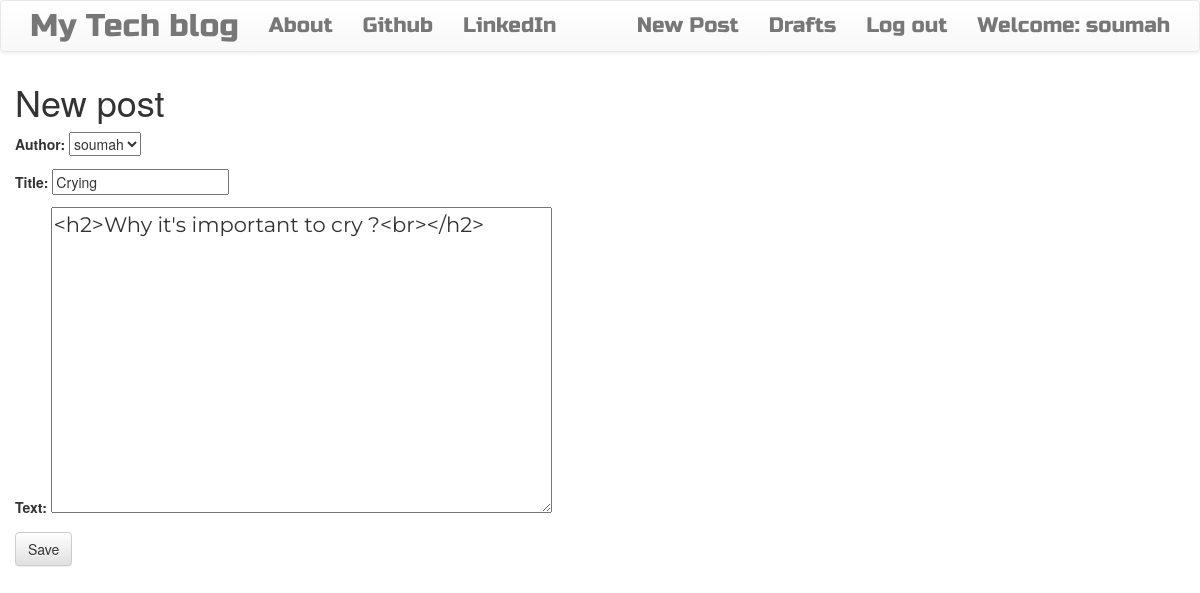
The app's page /update-post/9/ (signed in) with its own data.
### blogapp/models.py (models this page shows, shortened)
class Post(models.Model):
    author=models.ForeignKey("auth.User", on_delete=models.CASCADE)
    title=models.CharField(max_length=200)
    text=models.TextField()
    create_date=models.DateTimeField(default=timezone.now)
    published_date=models.DateTimeField(blank=True, null=True)

### blogapp/views.py (the view)
# urls.py: path("update-post/<int:pk>/", views.PostUpdateView.as_view(), name="update-post-page"),
class PostUpdateView(LoginRequiredMixin, UpdateView):
    login_url="/login/"
    redirect_field_name="blogapp/post_detail.html"
    form_class=PostForm
    model=Post

### blogapp/forms.py
class PostForm(forms.ModelForm):
    class Meta():
        model=Post
        fields=("author", "title", "text")
        widgets={"title":forms.TextInput(attrs={"class": "textinputclass"}),
        "text":forms.Textarea(attrs={"class": "editable medium-editor-textarea postcontent"})
        }

### blogapp/templates/blogapp/post_form.html (shortened to what this page needs)
{% extends 'blogapp/base.html' %}
{% block content %}
<h1>New post</h1>
    <form method="POST" class="post-form">
    {{form.as_p}}
    <button type="submit" class="save btn btn-default">Save</button>
    </form>
{% endblock  %}

### blogapp/templates/blogapp/base.html (shortened to what this page needs)
<!DOCTYPE html>
{% load static %}
<html lang="en">
<head>
 <link rel="stylesheet" href="https://maxcdn.bootstrapcdn.com/bootstrap/3.3.7/css/bootstrap.min.css">
 <link rel="stylesheet" href="https://maxcdn.bootstrapcdn.com/bootstrap/3.3.7/css/bootstrap-theme.min.css">
<link rel="stylesheet" href="//cdn.jsdelivr.net/npm/medium-editor@latest/dist/css/medium-editor.min.css" type="text/css" media="screen" charset="utf-8">
<link rel="stylesheet" href="{% static 'css/blogapp.css' %}">
</head>
<body class='loader'>
<nav class="navbar navbar-default techfont custom-navbar">
    <div class="container">
      <ul class="nav navbar-nav">
        <li><a class='navbar-brand bigbrand' href="{% url 'post-list-page' %}">My Tech blog</a></li>
        <li><a href="{% url 'about-page'%}">About</a></li>
        <li><a href="https://www.github.com">Github</a></li>
        <li><a href="https://www.linkedin.com">LinkedIn</a></li>
      </ul>
      <ul class="nav navbar-nav navbar-right">
        {% if user.is_authenticated %}
        <li>
          <a href="{% url 'create-post-page' %}" >New Post</a>
        </li>
        <li>
          <a href="{% url 'draft-post-page' %}">Drafts</a>
        </li>
        <li>
          <a href="{% url 'logout' %}" >Log out</a>
        </li>
        <li>
          <a >Welcome: {{ user.username }}</a>
        </li>
          {% else %}
          <li><a class='nav navbar-right' href="{% url 'login' %}" ><span class="glyphicon glyphicon-user"></span></a></li>
        {% endif %}
      </ul>
  </div>
</nav>
        <div class="content container">
            <div class="row">
                <div class="col-lg col-md col">
                  <div class="blog_posts">
                    {% block content %}{% endblock %}
                  </div>
                </div>
            </div>
        </div>
</body>
</html>

### blogapp/static/css/blogapp.css (style rules this page uses)
.loader { filter:hue-rotate(0deg); color: linear-gradient(45deg,#0f8,#08f); animation:hue 5000ms infinite linear; }
.bigbrand { font-size: 1.5em; }
.techfont { font-family: 'Russo One', sans-serif; font-size: 1.5em; margin-bottom: 10px; }
.postcontent { font-family: 'Montserrat'; font-size: 1.5em; }

### records on screen
Post: author "soumah", title "Crying", text "<h2>Why it's important to cry ?<br></h2>"

### other values on screen
{{ user.username }} "soumah"
